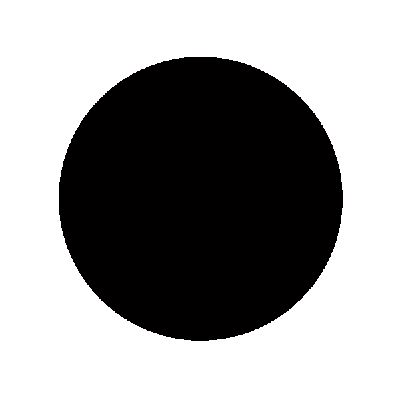
#> input picture img/sample0.jpg, 400 x 399 px
$ python edge_detection.py
#> lines starting #> are read from the running program, lines starting #| are printed output that depends on the picture
# -- coding: utf-8 --
"""
Created on Wed May 26 13:11:14 2021

@author: Saeed Taghavi
"""

import matplotlib.image as mpimg
import matplotlib.pyplot as plt
import numpy as np

# Read Images
img = mpimg.imread('./img/sample0.jpg')
#> img is the input picture: shape (399, 400, 3); mean R, G, B 154.2, 153.8, 153.8

# Output Images
plt.imshow(img)
#get image dimensions

print(np.shape(img))
#| (399, 400, 3)

print(img.ndim)
#| 3
if (img.ndim==2):
    img=img
elif(img.ndim==3):
    height, width , depth = np.shape(img)
#> height = 399; width = 400; depth = 3

    # seprate different layers
    R,G,B = img[:,:,0],img[:,:,1],img[:,:,2]
    img =R

from scipy.ndimage import convolve
from scipy.ndimage import gaussian_filter

#smoth image with gaussian_filter
result = gaussian_filter(img, sigma=2)
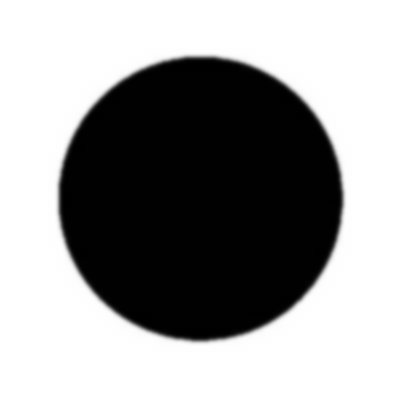
#> result: shape (399, 400); min 0, max 255, mean 154.1
# result =img
#define different kernels
kernelLaplacian =[[0,-1,0],[-1,4,-1],[0,-1,0]]
kernelSobely =[[1,2,1],[0,0,0],[-1,-2,-1]]
kernelSobelx = [[1,0,-1],[2,0,-2],[1,0,-1]]

#edge detection using a kernel
new = convolve(result, kernelLaplacian)
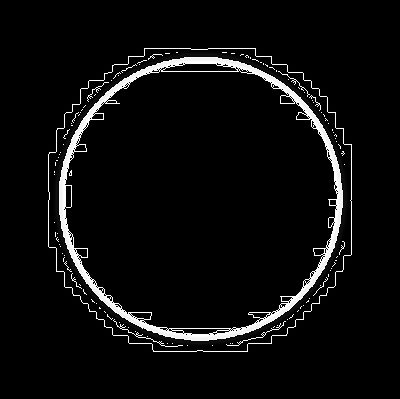
#> new: shape (399, 400); min 0, max 255, mean 13.2
plt.imshow(new)
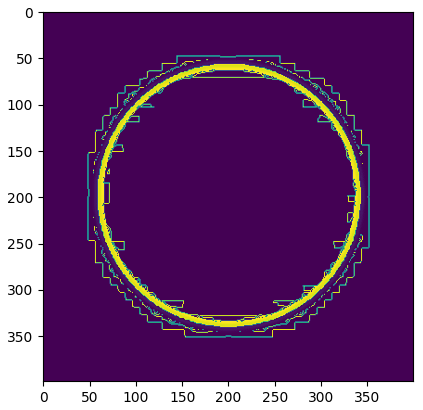
#> figure drawn by matplotlib, 1 panel

$ run again, with img/sample2.png saved as img/sample0.jpg
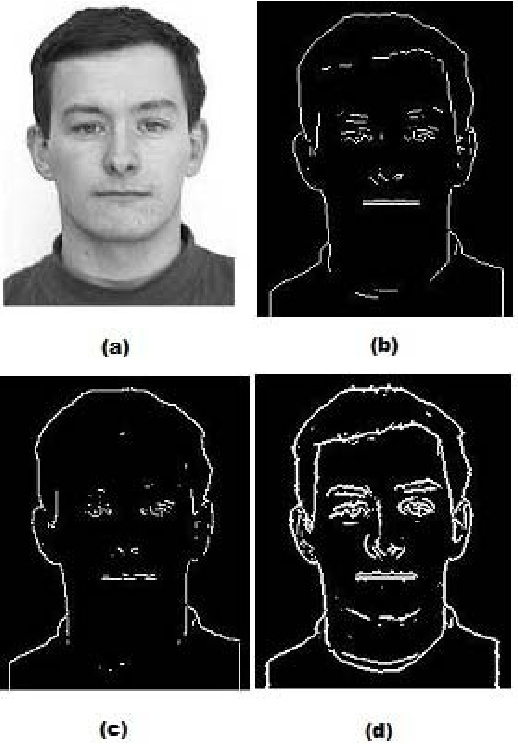
#> input picture img/sample2.png, 518 x 744 px
#> img is the input picture: shape (744, 518, 3); mean R, G, B 88.9, 88.9, 88.9
#| (744, 518, 3)
#| 3
#> `new = convolve(result, kernelLaplacian)`:
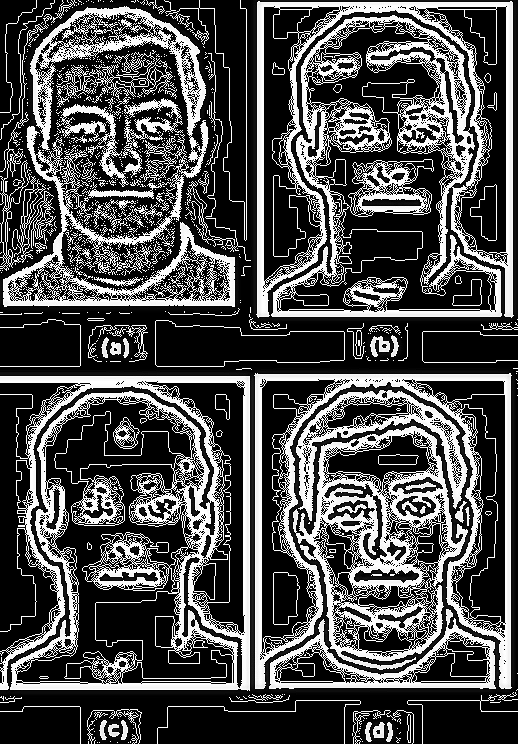
#> new: shape (744, 518); min 0, max 255, mean 79.4
#> `plt.imshow(new)`:
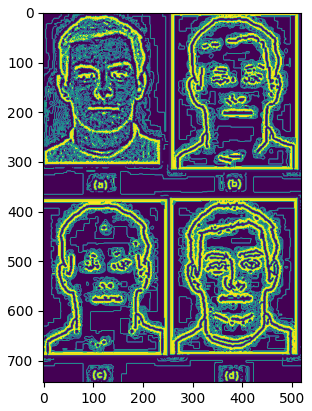
#> figure drawn by matplotlib, 1 panel
